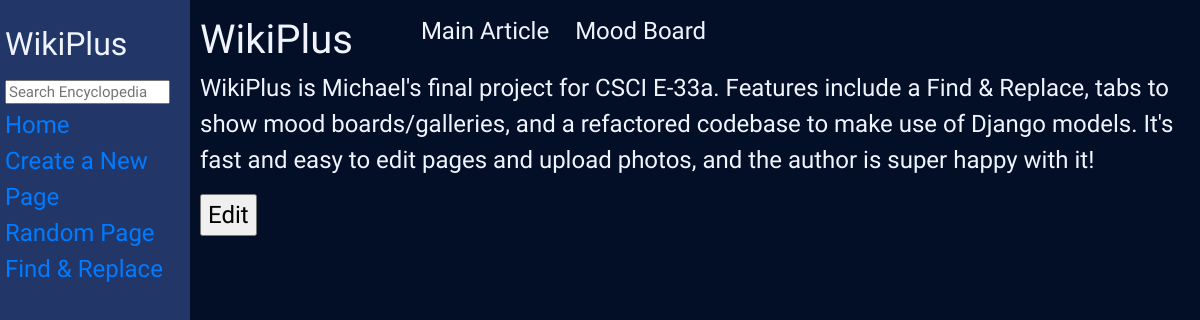
/WikiPlus, run on the app's committed database.
### encyclopedia/models.py (models this page shows, shortened)
class WikiEntry(models.Model):
    id = models.AutoField(primary_key=True)
    title = models.CharField(max_length=50)
    content = models.TextField()
    images = models.URLField()
    edits = models.IntegerField(default=0)

### encyclopedia/views.py (the view)
# urls.py: path("<str:pagename>", views.wikipage, name="wikipage")
def wikipage(request, pagename):
    try:
        entry = WikiEntry.objects.get(title=pagename)
        images = []
        for url in entry.images.splitlines():
            images.append(url)
        return render(request, "encyclopedia/wikipage.html", {
            "pagename": pagename,
            "entry": markdown2.markdown(entry.content),
            "gallery": images
        })
    except ObjectDoesNotExist:
        return render(request, "encyclopedia/wikipage.html", {
            "pagename": pagename,
            "entry": "Error: Requested page was not found"
        })

### encyclopedia/templates/encyclopedia/wikipage.html (shortened to what this page needs)
{% extends "encyclopedia/layout.html" %}
{% load static %}
{% block body %}
<div id="page-header">
    <div id="page-title">{{ pagename }}</div>
    <ul id="tabs">
        <li><button id="content-tab">Main Article</button></li>
        <li><button id="gallery-tab">Mood Board</button></li>
    </ul>
</div>
<div id="content-view">
    {{ entry|safe }}
</div>
<form action="{% url 'wiki:editpage' %}" method="get">
    <input type="submit" value="Edit">
</form>
{% endblock %}

### encyclopedia/static/encyclopedia/styles.css (style rules this page uses)
:root { --background: #030e27; --button-hover: #223768; --font-color: #f0f4ff; --font-size: 1.5rem; --font-size-header: 2.5rem; }
body { font-family: 'Gaegu', sans-serif; font-size: var(--font-size); color: var(--font-color); margin: 0; background-color: var(--background); }
#page-header { display: flex; }
#page-title { font-size: var(--font-size-header); margin-right: 50px; }
#tabs { list-style-type: none; margin: 0; padding: 0; }
#tabs li { float: left; margin-left: 10px; }
button { text-decoration: none; background-color: var(--background); color: var(--font-color); border-radius: 2px; border: solid 2px var(--background); }

### data on the page
WikiEntry: title "WikiPlus", content "WikiPlus is Michael's final project for CSCI E-33a. Features include a Find & Replace, tabs to show mood boards/galleries, and a refactored codebase to make use of Django models. It's fast and easy to edit pages and upload photos, and the author is super happy with it!"
